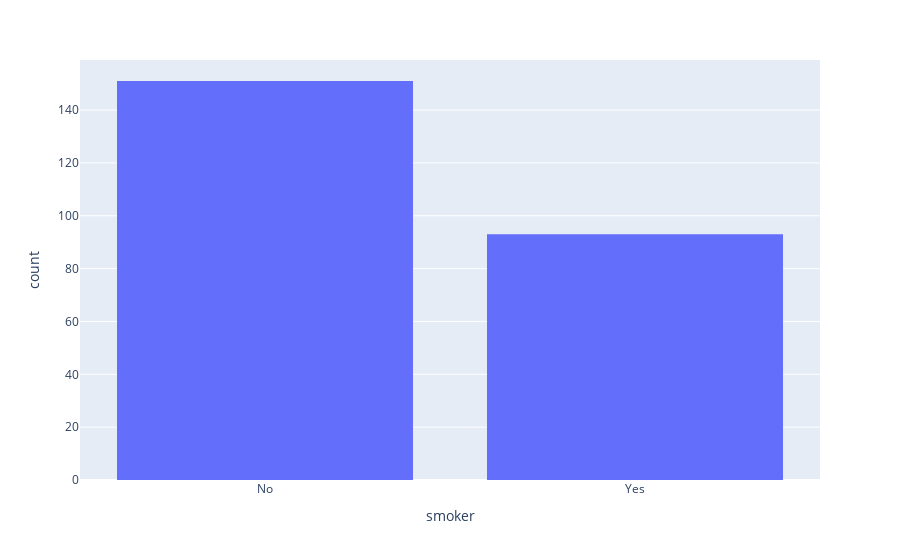

The notebook cell this image was saved under:
### Code cell
df = px.data.tips()
# Here we use a column with pattern_shape
fig = px.histogram(df, x="smoker" )
fig.show()

### Figure 1 — Plotly figure (JSON) as saved in the notebook; plotly's stock layout.template omitted (floating-point values rounded to 4 significant figures; data arrays with more than 128 entries replaced by an {"elided": "..."} marker saying what was removed)
{"data": [{"alignmentgroup": "True", "bingroup": "x", "hovertemplate": "smoker=%{x}<br>count=%{y}<extra></extra>", "legendgroup": "", "marker": {"color": "#636efa", "pattern": {"shape": ""}}, "name": "", "offsetgroup": "", "orientation": "v", "showlegend": false, "type": "histogram", "x": {"elided": "244 str values"}, "xaxis": "x", "yaxis": "y"}], "layout": {"autosize": true, "barmode": "relative", "legend": {"tracegroupgap": 0}, "margin": {"t": 60}, "xaxis": {"anchor": "y", "autorange": true, "domain": [0, 1], "range": [-0.5, 1.5], "title": {"text": "smoker"}, "type": "category"}, "yaxis": {"anchor": "x", "autorange": true, "domain": [0, 1], "range": [0, 158.9], "title": {"text": "count"}}}}
